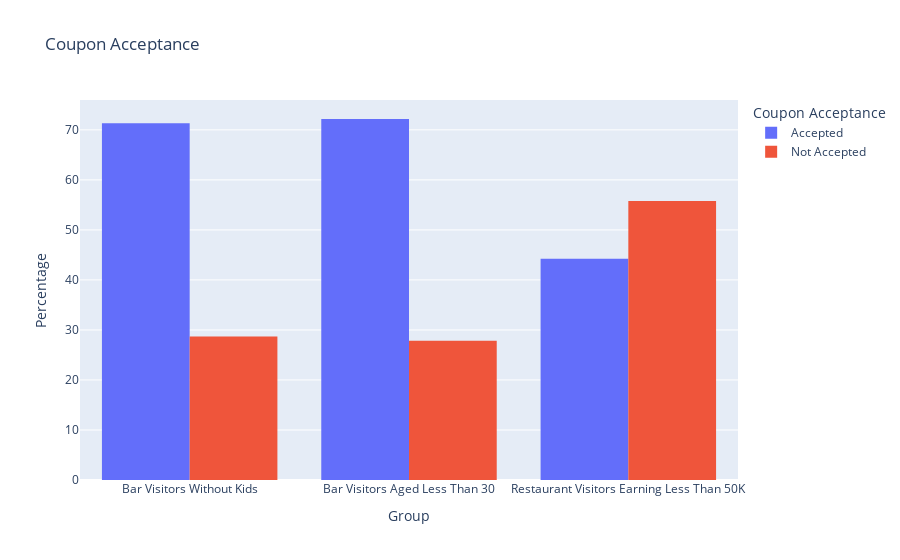

The code cell stored with this chart in its notebook:
### Markdown cell above
6. Compare the acceptance rates between those drivers who:

- go to bars more than once a month, had passengers that were not a kid, and were not widowed *OR*
- go to bars more than once a month and are under the age of 30 *OR*
- go to cheap restaurants more than 4 times a month and income is less than 50K.

### Code cell
# Start off the analysis with the dataframe containing bar coupon rows.
#
input_dataframe = bar_coupon_data.copy()

# Define filter functions
#
def visits_bar_more_than_once(row):
    values_more_than_once = ["1~3", "4~8", "gt8"]
    return row["Bar"] in values_more_than_once

def had_passenger_kids(row):
    values_passenger_kids = ["Kid(s)"]
    return row["passanger"] in values_passenger_kids

def had_occupation_of_interest(row):
    values_occupations_of_interest = ["Farming Fishing & Forestry"]
    return row["occupation"] in values_occupations_of_interest

def is_widowed(row):
    return row["maritalStatus"] == "Widowed"

def is_aged_under_30(row):
    age = row["age"]
    return age == "below21" or (is_convertible_to_int(age) and int(age) < 30)

def goes_to_cheap_rest_4plus_times(row):
    values_more_than_4 = ["4~8", "gt8"]
    return row["RestaurantLessThan20"] in values_more_than_4

def income_less_than_50K(row):
    income = row["income"]
    return income == "Less than $12500" or income == "$25000 - $37499"

# Filter input dataset to rows containing values of interest
#
input_dataframe_bars_no_kids_widowed = input_dataframe.copy()
input_dataframe_bars_no_kids_widowed = input_dataframe_bars_no_kids_widowed[input_dataframe.apply(lambda x: visits_bar_more_than_once(x) and not had_passenger_kids(x) and not is_widowed(x), axis=1)]
input_dataframe_bars_no_kids_widowed["_accepted"] = input_dataframe_bars_no_kids_widowed["Y"].apply(create_acceptance_label)
input_dataframe_bars_no_kids_widowed_counts = input_dataframe_bars_no_kids_widowed[["_accepted"]].value_counts(normalize=True) * 100

input_dataframe_bars_no_age_lt_30 = input_dataframe.copy()
input_dataframe_bars_no_age_lt_30 = input_dataframe_bars_no_age_lt_30[input_dataframe.apply(lambda x: visits_bar_more_than_once(x) and is_aged_under_30(x), axis=1)]
input_dataframe_bars_no_age_lt_30["_accepted"] = input_dataframe_bars_no_age_lt_30["Y"].apply(create_acceptance_label)
input_dataframe_bars_no_age_lt_30_counts = input_dataframe_bars_no_age_lt_30[["_accepted"]].value_counts(normalize=True) * 100

input_dataframe_rest_4plus_income_lt_50K = input_dataframe.copy()
input_dataframe_rest_4plus_income_lt_50K = input_dataframe_rest_4plus_income_lt_50K[input_dataframe.apply(lambda x: goes_to_cheap_rest_4plus_times(x) and income_less_than_50K(x), axis=1)]
input_dataframe_rest_4plus_income_lt_50K["_accepted"] = input_dataframe_rest_4plus_income_lt_50K["Y"].apply(create_acceptance_label)
input_dataframe_rest_4plus_income_lt_50K_counts = input_dataframe_rest_4plus_income_lt_50K[["_accepted"]].value_counts(normalize=True) * 100


# Create a DataFrame
#
input_dataframe_bars_no_kids_widowed_counts = input_dataframe_bars_no_kids_widowed_counts.reset_index()
input_dataframe_bars_no_kids_widowed_counts["Group"] = "Bar Visitors Without Kids"

input_dataframe_bars_no_age_lt_30_counts = input_dataframe_bars_no_age_lt_30_counts.reset_index()
input_dataframe_bars_no_age_lt_30_counts["Group"] = "Bar Visitors Aged Less Than 30"

input_dataframe_rest_4plus_income_lt_50K_counts = input_dataframe_rest_4plus_income_lt_50K_counts.reset_index()
input_dataframe_rest_4plus_income_lt_50K_counts["Group"] = "Restaurant Visitors Earning Less Than 50K"

visualization_dataframe = pd.concat([input_dataframe_bars_no_kids_widowed_counts, input_dataframe_bars_no_age_lt_30_counts, input_dataframe_rest_4plus_income_lt_50K_counts])


# Visualize data in a histogram (bar graph)
#
fig = px.histogram(
    visualization_dataframe,
    title = "Coupon Acceptance",
    x = 'Group',
    y = 'proportion',
    color = '_accepted',
    barmode ='group',
    labels = {"_accepted": "Coupon Acceptance"}
)
    
fig.update_layout(
    yaxis_title='Percentage'
)
    
fig.show()

fig.write_image("visualizations/coupon_acceptance_bar_visitors_no_kids_vs_less_than_30_vs_restaurant_visitors_low_income.png")

### Figure 1 — Plotly figure (JSON) as saved in the notebook; plotly's stock layout.template omitted (floating-point values rounded to 4 significant figures)
{"data": [{"alignmentgroup": "True", "bingroup": "x", "histfunc": "sum", "hovertemplate": "Coupon Acceptance=Accepted<br>Group=%{x}<br>sum of proportion=%{y}<extra></extra>", "legendgroup": "Accepted", "marker": {"color": "#636efa", "pattern": {"shape": ""}}, "name": "Accepted", "offsetgroup": "Accepted", "orientation": "v", "showlegend": true, "type": "histogram", "x": ["Bar Visitors Without Kids", "Bar Visitors Aged Less Than 30", "Restaurant Visitors Earning Less Than 50K"], "xaxis": "x", "y": [71.32, 72.17, 44.22], "yaxis": "y"}, {"alignmentgroup": "True", "bingroup": "x", "histfunc": "sum", "hovertemplate": "Coupon Acceptance=Not Accepted<br>Group=%{x}<br>sum of proportion=%{y}<extra></extra>", "legendgroup": "Not Accepted", "marker": {"color": "#EF553B", "pattern": {"shape": ""}}, "name": "Not Accepted", "offsetgroup": "Not Accepted", "orientation": "v", "showlegend": true, "type": "histogram", "x": ["Bar Visitors Without Kids", "Bar Visitors Aged Less Than 30", "Restaurant Visitors Earning Less Than 50K"], "xaxis": "x", "y": [28.68, 27.83, 55.78], "yaxis": "y"}], "layout": {"autosize": true, "barmode": "group", "legend": {"title": {"text": "Coupon Acceptance"}, "tracegroupgap": 0}, "title": {"text": "Coupon Acceptance"}, "xaxis": {"anchor": "y", "autorange": true, "domain": [0, 1], "range": [-0.5, 2.5], "title": {"text": "Group"}, "type": "category"}, "yaxis": {"anchor": "x", "autorange": true, "domain": [0, 1], "range": [0, 75.97], "title": {"text": "Percentage"}, "type": "linear"}}}
